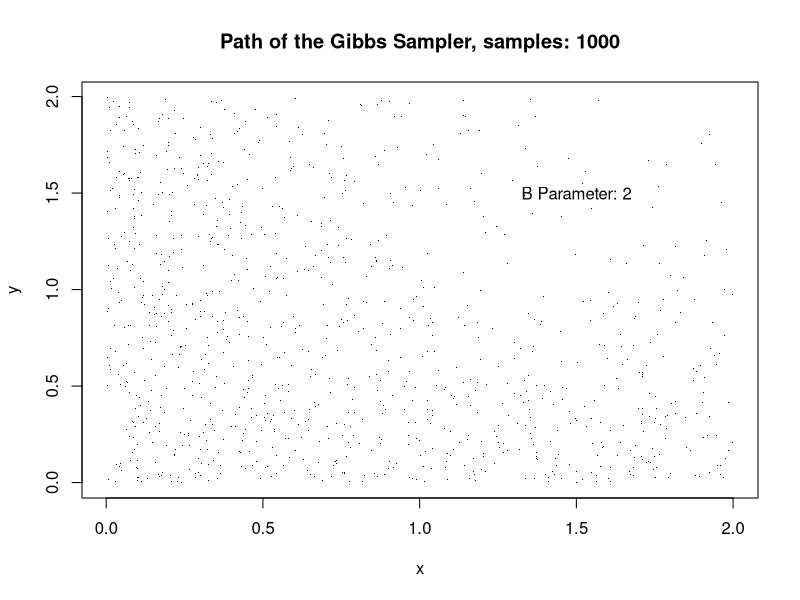
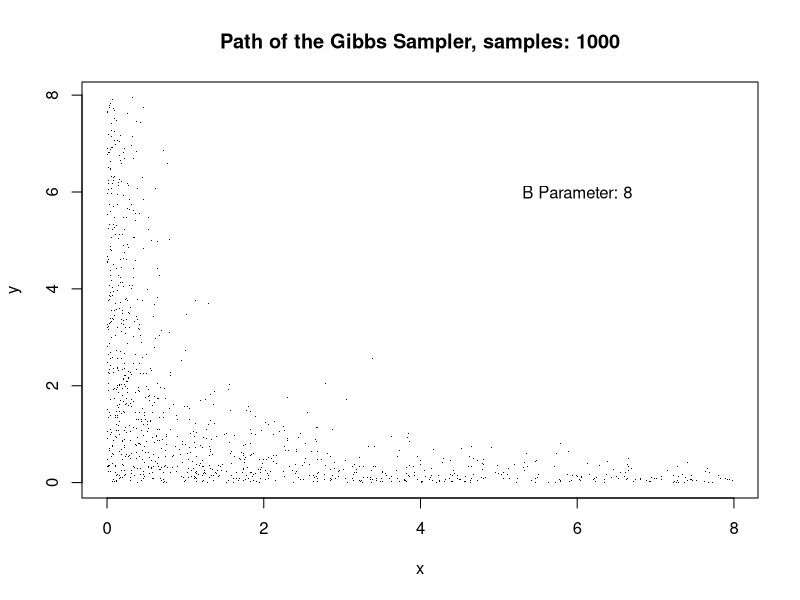
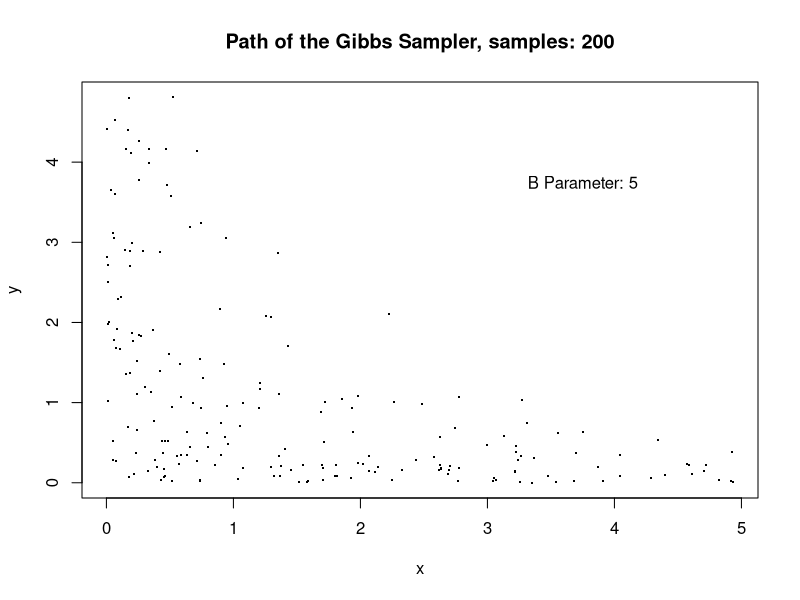

R code for these plots, in order: (Note: a time limit stopped this script after it produced the figures.)
## ---- chunk 1
knitr::opts_chunk$set(include = TRUE)
## ---- chunk 2
set.seed(1)
B<-2; k<-15; m<-1000; x<-NULL; y<-NULL # Set variables
while(length(x)<m) # Gibbs Sampler
{
  x.val<-c(runif(1,0,B),rep((B+1),length=k))
  y.val<-c(runif(1,0,B),rep((B+1),length=k))
  for(j in 2:(k+1))
  {
    while(x.val[j]>B)x.val[j]<-rexp(1,y.val[j-1])
    while(y.val[j]>B)y.val[j]<-rexp(1,x.val[j])
  }
  x<-c(x,x.val[(k+1)])
  y<-c(y,y.val[(k+1)])
}


plot(x,y, pch=".", main=paste0("Path of the Gibbs Sampler, samples: ", m))
text(B/2 + B/4, B/2 + B/4, paste0("B Parameter: ", B))
## ---- chunk 3
set.seed(1)
B<-8; k<-15; m<-1000; x<-NULL; y<-NULL # Set variables
while(length(x)<m) # Gibbs Sampler
{
  x.val<-c(runif(1,0,B),rep((B+1),length=k))
  y.val<-c(runif(1,0,B),rep((B+1),length=k))
  for(j in 2:(k+1))
  {
    while(x.val[j]>B)x.val[j]<-rexp(1,y.val[j-1])
    while(y.val[j]>B)y.val[j]<-rexp(1,x.val[j])
  }
  x<-c(x,x.val[(k+1)])
  y<-c(y,y.val[(k+1)])
}


plot(x,y, pch=".", main=paste0("Path of the Gibbs Sampler, samples: ", m))
text(B/2 + B/4, B/2 + B/4, paste0("B Parameter: ", B))
## ---- chunk 4
set.seed(1)
B<-5; k<-15; m<-200; x<-NULL; y<-NULL # Set Variables
while(length(x)<m) # Gibbs Sampler
{
  x.val<-c(runif(1,0,B),rep((B+1),length=k))
  y.val<-c(runif(1,0,B),rep((B+1),length=k))
  for(j in 2:(k+1))
  {
    while(x.val[j]>B)x.val[j]<-rexp(1,y.val[j-1])
    while(y.val[j]>B)y.val[j]<-rexp(1,x.val[j])
  }
  x<-c(x,x.val[(k+1)])
  y<-c(y,y.val[(k+1)])
}


plot(x,y, pch=".", main=paste0("Path of the Gibbs Sampler, samples: ", m), cex = 2)
text(B/2 + B/4, B/2 + B/4, paste0("B Parameter: ", B))
## ---- chunk 5
set.seed(1)
B<-5; k<-15; m<-50000; x<-NULL; y<-NULL # Set variables
while(length(x)<m) # Gibbs Sampler
{
  x.val<-c(runif(1,0,B),rep((B+1),length=k))
  y.val<-c(runif(1,0,B),rep((B+1),length=k))
  for(j in 2:(k+1))
  {
    while(x.val[j]>B)x.val[j]<-rexp(1,y.val[j-1])
    while(y.val[j]>B)y.val[j]<-rexp(1,x.val[j])
  }
  x<-c(x,x.val[(k+1)])
  y<-c(y,y.val[(k+1)])
}


plot(x,y, pch=".", main=paste0("Path of the Gibbs Sampler, samples: ", m))
text(B/2 + B/4, B/2 + B/4, paste0("B Parameter: ", B))
## ---- chunk 6
set.seed(1)

# Target density function for bivariate exponential
target_density <- function(x, y) {
  if (x < 0 || y < 0) return(0)
  return(exp(-x - y - x * y))
}

B <- 5 # Set B value for Gibbs
k <- 15
num.iterations <- 200 # Number of samples
x <- NULL; y <- NULL
omega <- 3/4 # Set omega for MH

# Gibbs Sampler
while(length(x) < num.iterations)
{
  x.val<-c(runif(1,0,B),rep((B+1),length=k))
  y.val<-c(runif(1,0,B),rep((B+1),length=k))
  for(j in 2:(k+1))
  {
    while(x.val[j]>B)x.val[j]<-rexp(1,y.val[j-1])
    while(y.val[j]>B)y.val[j]<-rexp(1,x.val[j])
  }
  x<-c(x,x.val[(k+1)])
  y<-c(y,y.val[(k+1)])
}

# Initialize chain
x.y <- matrix(c(1, 1), 1, 2, dimnames = list("1", c("x", "y")))
# Metropolis loop
for (t in 2:num.iterations) {
  candidate <- x.y[t - 1, ] + omega * rnorm(2, 0, 0.25)
  
  # Reject if candidate is out of domain
  if (candidate[1] < 0 || candidate[2] < 0) {
    x.y <- rbind(x.y, x.y[t - 1, ])
  } else {
    accept.prob <- min(1, target_density(candidate[1], candidate[2]) /
                          target_density(x.y[t - 1, 1], x.y[t - 1, 2]))
    
    if (accept.prob > runif(1)) {
      x.y <- rbind(x.y, candidate)
    } else {
      x.y <- rbind(x.y, x.y[t - 1, ])
    }
  }
  
  dimnames(x.y)[[1]][t] <- as.character(t)
}
###
# Plot both paths
plot(x, y, pch = "+", col = "blue", cex = 0.8, main = "M-H and Gibbs Sampling Paths")
for(i in 2:(length(x)))
{
    segments(x[i], y[i-1], x[i+1], y[i-1], cex = 0.1, col = "lightblue")
    segments(x[i+1], y[i], x[i+1], y[i-1], cex = 0.1, col = "lightblue")
}
points(x.y, pch = 18, cex = 0.8, col = "red")
legend("topright",
       legend = c("M-H", "Gibbs", "Gibbs Path"), 
       pch = c(18, 3, NA),               
       lty = c(NA, NA, 1),
       col = c("red", "blue", "lightblue"),
       cex = 0.8                      
       )
